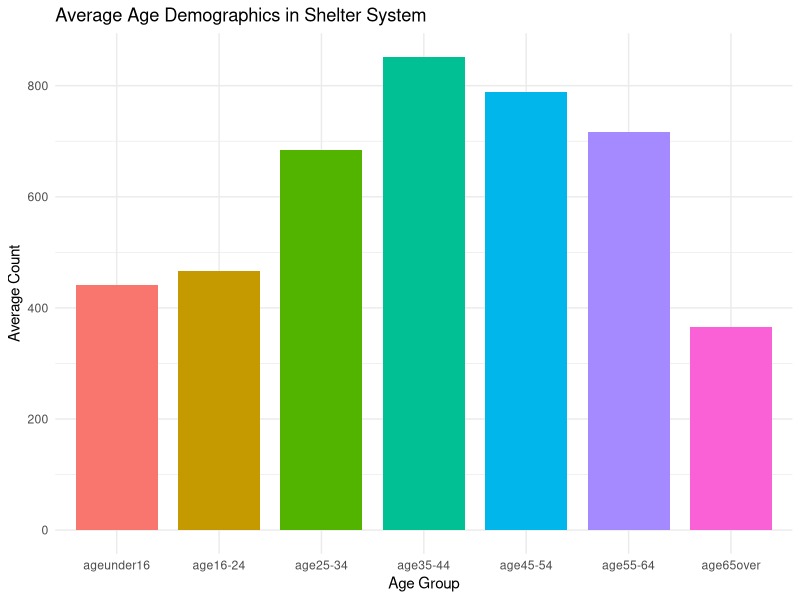
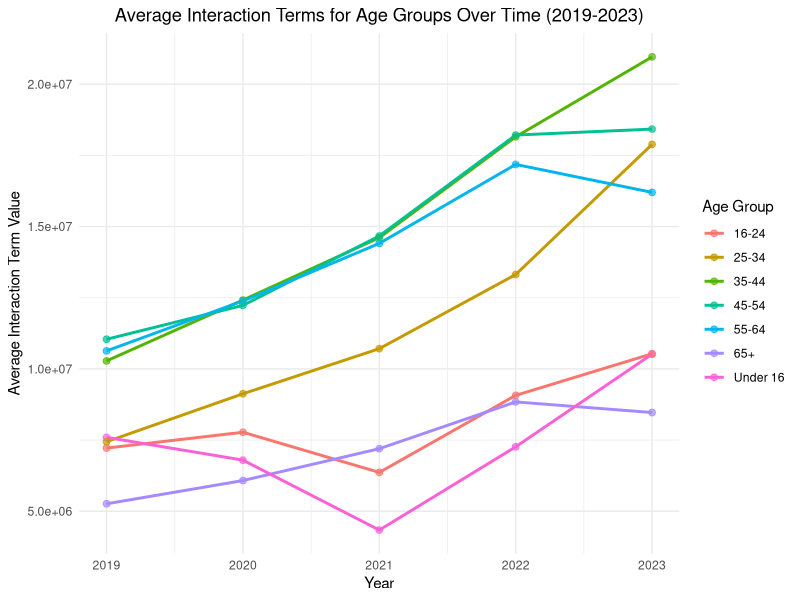

Write R code to recreate these figures, in order.
## ---- chunk 1
#| include: false
#| warning: false
#| message: false

library(tidyverse)

# Load cleaned data
analysis_data <- read_csv("../data/02-analysis_data/analysis_data.csv")
## ---- chunk 2
#| echo: false
#| eval: true
#| warning: false
#| message: false
#| label: tbl-outcome-var
#| tbl-cap: Yearly Averages of Individuals Moved to Permanent Housing

# Add a year column to the dataset
analysis_data <- analysis_data %>%
  mutate(year = format(date, "%Y"))

# Group by year and calculate the average of moved_to_housing
summary_table <- analysis_data %>%
  group_by(year) %>%
  summarise(average_moved_to_housing = round(mean(moved_to_housing, na.rm = TRUE), 0))

# Display the summary table
knitr::kable(summary_table, caption = "Average Moved to Housing by Year")
## ---- chunk 3
#| echo: false
#| eval: true
#| warning: false
#| message: false
#| label: fig-age
#| fig-cap: Displays the average number of individuals in each age group using the shelter system from 2019 to 2024. The 35-44 age group has the highest count of observations while 65 and over age group has the lowest count of observations. 

# Summarize data to get average counts for each age group
age_demographics <- analysis_data %>%
  summarise(
    avg_ageunder16 = mean(ageunder16, na.rm = TRUE),
    avg_age16_24 = mean(`age16-24`, na.rm = TRUE),
    avg_age25_34 = mean(`age25-34`, na.rm = TRUE),
    avg_age35_44 = mean(`age35-44`, na.rm = TRUE),
    avg_age45_54 = mean(`age45-54`, na.rm = TRUE),
    avg_age55_64 = mean(`age55-64`, na.rm = TRUE),
    avg_age65over = mean(age65over, na.rm = TRUE)
  ) %>%
  pivot_longer(
    cols = everything(),
    names_to = "age_group",
    values_to = "average_count"
  )

# Clean up age group names: remove "avg_" prefix and replace underscores with dashes
age_demographics <- age_demographics %>%
  mutate(age_group = gsub("_", "-", gsub("avg_", "", age_group)))

# Reorder age groups to ensure "ageunder16" is on the far left
age_demographics <- age_demographics %>%
  mutate(age_group = factor(age_group, levels = c("ageunder16", "age16-24", "age25-34", 
                                                  "age35-44", "age45-54", "age55-64", "age65over")))

# Create a bar graph
ggplot(age_demographics, aes(x = age_group, y = average_count, fill = age_group)) +
  geom_bar(stat = "identity", width = 0.8) +
  labs(
    title = "Average Age Demographics in Shelter System",
    x = "Age Group",
    y = "Average Count"
  ) +
  theme_minimal() +
  theme(legend.position = "none")




## ---- chunk 4
#| echo: false
#| eval: true
#| warning: false
#| message: false
#| label: fig-interaction
#| fig-cap:

# Filter and prepare data
filtered_data <- analysis_data %>%
  mutate(year = as.numeric(format(date, "%Y"))) %>%
  filter(year >= 2019 & year <= 2023)

# Summarize the average interaction terms per year
interaction_summary <- filtered_data %>%
  group_by(year) %>%
  summarise(
    avg_under16 = mean(interaction_age_under16_time, na.rm = TRUE),
    avg_16_24 = mean(interaction_age16_24_time, na.rm = TRUE),
    avg_25_34 = mean(interaction_age25_34_time, na.rm = TRUE),
    avg_35_44 = mean(interaction_age35_44_time, na.rm = TRUE),
    avg_45_54 = mean(interaction_age45_54_time, na.rm = TRUE),
    avg_55_64 = mean(interaction_age55_64_time, na.rm = TRUE),
    avg_65over = mean(interaction_age65over_time, na.rm = TRUE)
  ) %>%
  pivot_longer(
    cols = starts_with("avg"),
    names_to = "age_group",
    values_to = "average_value"
  ) %>%
  mutate(age_group = recode(age_group,
                            avg_under16 = "Under 16",
                            avg_16_24 = "16-24",
                            avg_25_34 = "25-34",
                            avg_35_44 = "35-44",
                            avg_45_54 = "45-54",
                            avg_55_64 = "55-64",
                            avg_65over = "65+"))

# Create the line plot
ggplot(interaction_summary, aes(x = year, y = average_value, color = age_group, group = age_group)) +
  geom_line(size = 1) +                 # Add trend lines
  geom_point(size = 2, alpha = 0.7) +   # Add data points
  labs(
    title = "Average Interaction Terms for Age Groups Over Time (2019-2023)",
    x = "Year",
    y = "Average Interaction Term Value",
    color = "Age Group"
  ) +
  theme_minimal() +
  theme(
    legend.position = "right",
    plot.title = element_text(hjust = 0.5)
  )


## ---- chunk 5

## ---- chunk 6

## ---- chunk 7

## ---- chunk 8

